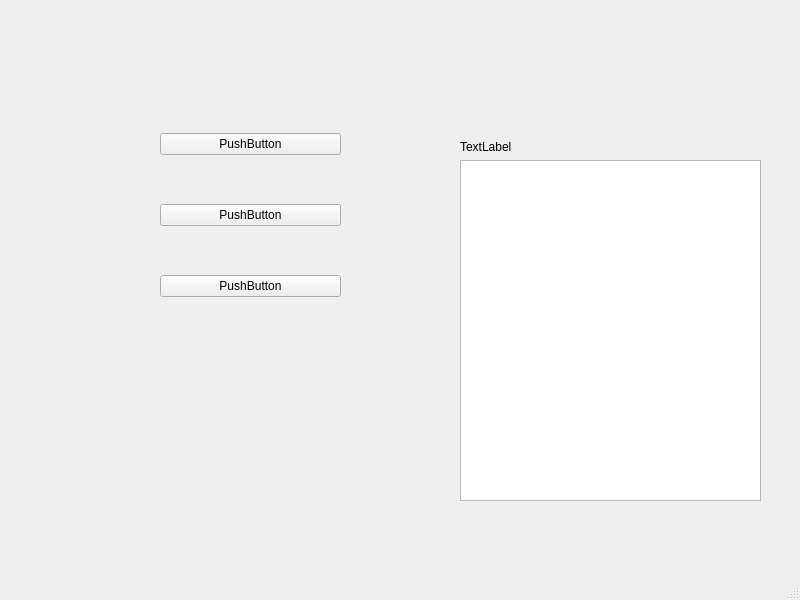
<?xml version="1.0" encoding="UTF-8"?>
<ui version="4.0">
 <class>MainWindow</class>
 <widget class="QMainWindow" name="MainWindow">
  <property name="geometry">
   <rect>
    <x>0</x>
    <y>0</y>
    <width>800</width>
    <height>600</height>
   </rect>
  </property>
  <property name="windowTitle">
   <string>MainWindow</string>
  </property>
  <widget class="QWidget" name="centralwidget">
   <widget class="QWidget" name="verticalLayoutWidget">
    <property name="geometry">
     <rect>
      <x>460</x>
      <y>140</y>
      <width>301</width>
      <height>361</height>
     </rect>
    </property>
    <layout class="QVBoxLayout" name="verticalLayout_2">
     <item>
      <widget class="QLabel" name="label">
       <property name="text">
        <string>TextLabel</string>
       </property>
      </widget>
     </item>
     <item>
      <widget class="QTextBrowser" name="textBrowser"/>
     </item>
    </layout>
   </widget>
   <widget class="QWidget" name="">
    <property name="geometry">
     <rect>
      <x>160</x>
      <y>90</y>
      <width>181</width>
      <height>251</height>
     </rect>
    </property>
    <layout class="QVBoxLayout" name="verticalLayout">
     <item>
      <widget class="QPushButton" name="pushButton">
       <property name="text">
        <string>PushButton</string>
       </property>
      </widget>
     </item>
     <item>
      <widget class="QPushButton" name="pushButton_2">
       <property name="text">
        <string>PushButton</string>
       </property>
      </widget>
     </item>
     <item>
      <widget class="QPushButton" name="pushButton_3">
       <property name="text">
        <string>PushButton</string>
       </property>
      </widget>
     </item>
    </layout>
   </widget>
  </widget>
  <widget class="QMenuBar" name="menubar">
   <property name="geometry">
    <rect>
     <x>0</x>
     <y>0</y>
     <width>800</width>
     <height>24</height>
    </rect>
   </property>
  </widget>
  <widget class="QStatusBar" name="statusbar"/>
 </widget>
 <resources/>
 <connections/>
</ui>
